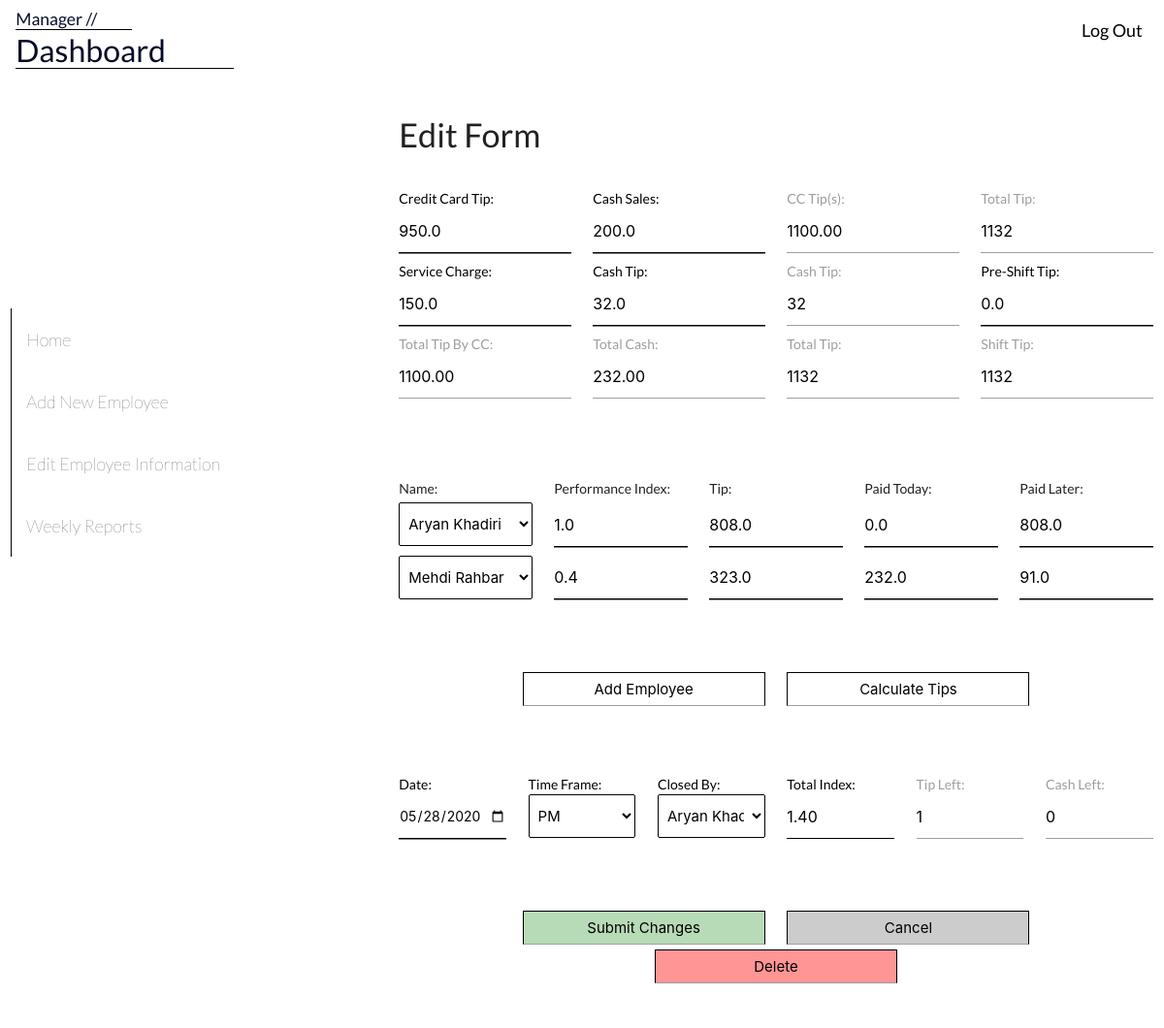
The page /manager/172/ (signed in) on the database as committed earlier.
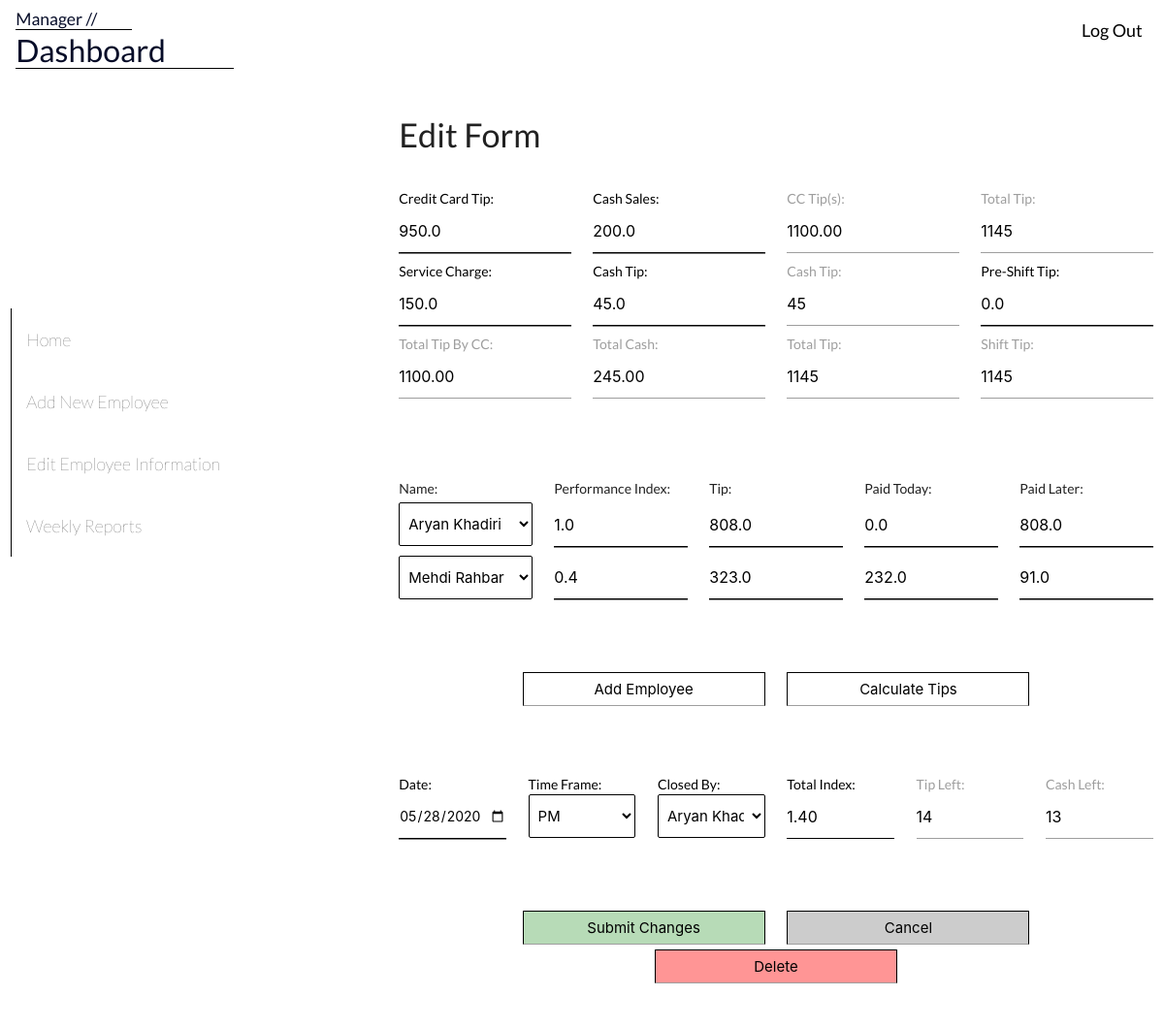
The same page on the database as committed later.
### Employees/models.py (models this page shows, shortened)
class Form(models.Model):
    date = models.DateField()
    time = models.TimeField()
    time_frame = models.CharField(max_length = 20, choices = (('AM','AM'),('PM','PM')))
    submitted_employee = models.ForeignKey(Employee, on_delete=models.CASCADE)
    cc_tip = models.FloatField()
    service_charge = models.FloatField()
    cash_sales = models.FloatField()
    cash_tip = models.FloatField()
    pre_shift_tip = models.FloatField()

### Manager/views.py (the view, shortened to what this page needs)
# urls.py: path('<int:id>/', update_form_view, name = 'update_form'),
@login_required
def update_form_view(request, id = id):
    if request.user.manager == False:
        return redirect('/employee/')
    js_dict = sendEmployeeDataAsJSON()
    title = "Editing Form"
    form = get_object_or_404(Form, id = id)
    tipFormSet = modelformset_factory(Tip, exclude=(), form = TipForm, extra = 0, can_delete=True)
    editForm = newForm(request.POST or None, instance = form)
    queryset = Tip.objects.filter(date = form.date).filter(time_frame = form.time_frame)
    tips = tipFormSet(queryset = queryset)
    context = {
        'form':tips,
        'new_form': editForm,
        'title': title,
        'js_dict':js_dict
    }
    return render(request, 'edit_form.html', context)

### Employees/views.py (called while the page is built)
def sendEmployeeDataAsJSON():
    query = Employee.objects.all()
    dict = {}
    for emp in query:
        dict[emp.id] = emp.point
    js_dict = json.dumps(dict)
    return js_dict

### Login/models.py (called while the page is built)
    @property
    def is_active(self):
        return True

### Manager/models.py (called while the page is built)
    def __str__(self):
        return self.name

### Manager/templates/edit_form.html (shortened to what the changed rows need)
{% extends 'base.html' %}
{% block content %}
<head>
    {% load static %}
    <link rel="stylesheet" type="text/css" href="{% static 'edit_form.css' %}">
</head>
<h4>Edit Form</h4><br>
<form action="" method="POST" id="form" onsubmit="return validate()">
    <div id="wrapper">
        <div class="row" id="top-section">
            <div class="col s3 m3 l3 asd">
                <label for="cc_tip" class="requires-input" id="ccLabel">Credit Card Tip:</label>
                {{new_form.cc_tip}}
                <label for="sc_label" class="requires-input" id="scLabel">Service Charge:</label>
                {{new_form.service_charge}}
                <label for="Total_Tip_By_Cards" class="readonly bottom" id="ttbcLabel">Total Tip By CC:</label>
                <input readonly type="number" id="Total_Tip_By_Cards">
            </div>
            <div class="col s3 m3 l3 asd">
                <label class="requires-input" id="csLabel">Cash Sales:</label>
                {{new_form.cash_sales}}
                <label class="requires-input" id="ctLabel">Cash Tip:</label>
                {{new_form.cash_tip}}
                <label class= "readonly bottom" id="tcLabel">Total Cash:</label>
                <input readonly type="number" id="Total_Cash">
            </div>
            <div class="col s3 m3 l3 asd">
                <label class="readonly" id="ccLabel2">CC Tip(s):</label>
                <input readonly type="number" id="Total_Tip_By_Cards_2">
                <label class= "readonly" id = "ctLabel2">Cash Tip:</label>
                <input readonly type="number" id="cash_tip_2" onblur="total_tip()">
                <label class= "readonly bottom" id = "ttLabel">Total Tip:</label>
                <input readonly type="number" id="Total_Tip">
            </div>
            <div class="col s3 m3 l3 asd">
                <label class="readonly" id="ttLabel2">Total Tip:</label>
                <input readonly type="number" id="Total_Tip_2">
                <label class="requires-input" id="pstLabel">Pre-Shift Tip:</label>
                {{new_form.pre_shift_tip}}
                <label class= "readonly bottom" id="stLabel">Shift Tip:</label>
                <input readonly type="number" id="shift_tip">
            </div>
        </div>
        <div class="row" id="bottom-section">
                <div class="col s2 m2 l2">
                    <label class="" id="dateLabel">Date:</label>
                    {{new_form.date}}
                </div>
                <div class="col s2 m2 l2">
                    <label class="" id="tfLabel">Time Frame:</label>
                    {{new_form.time_frame}}
                </div>
                <div class="col s2 m2 l2">
                    <label class="" id="cbLabel">Closed By:</label>
                    {{new_form.submitted_employee}}
                </div>
                <div class="col s2 m2 l2">
                    <label class="readonly" id="tlLabel">Tip Left:</label>
                    <input readonly type="number" id="tip_left">
                </div>
                <div class="col s2 m2 l2">
                <label class="readonly" id="clLabel">Cash Left:</label>
                <input readonly type="number" id="cash_left"><br>
                </div>
        </div>
    </div>
</form>
{% endblock %}

Rows that differ between the two databases and show on the page:
changed Form "PM": cash_tip "32.0" → "45.0"
Other text that changed with them:
form field value: "232.00" → "245.00"
form field value: "32" → "45"
form field value: "1132" → "1145"
form field value: "1" → "14"
form field value: "0" → "13"
